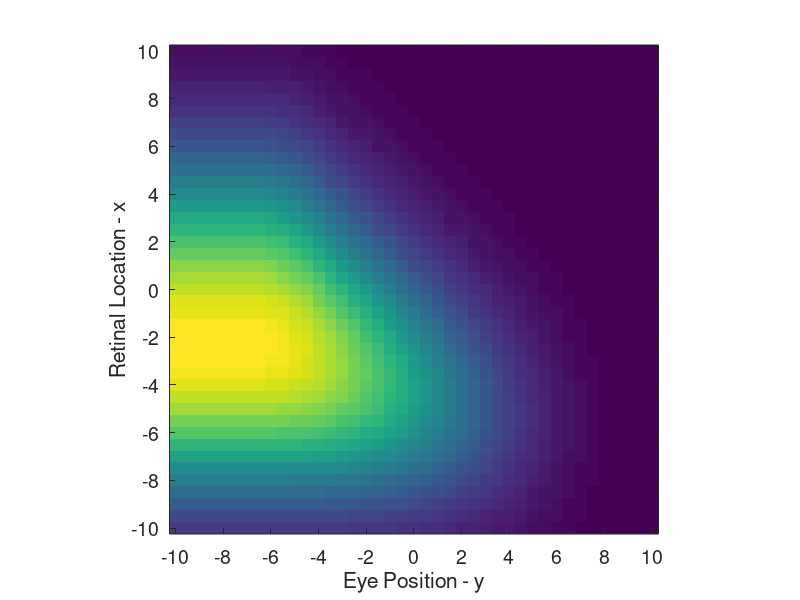
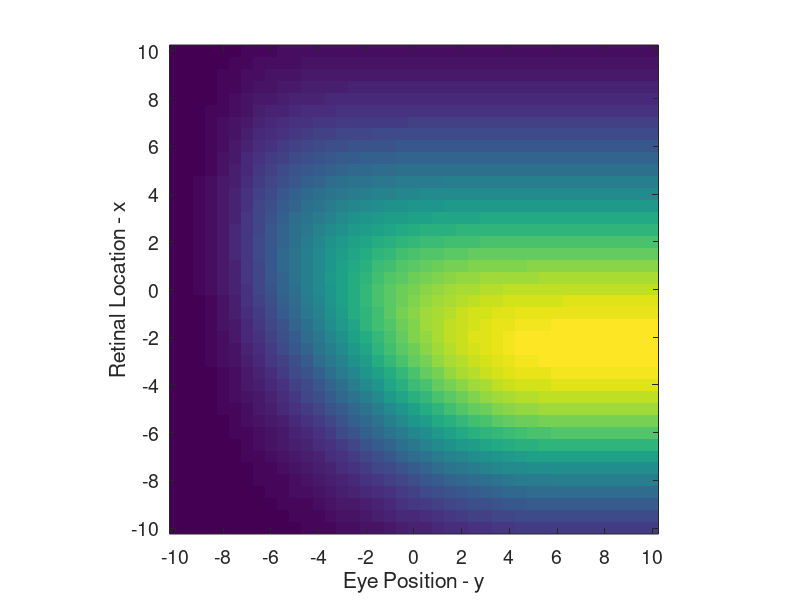
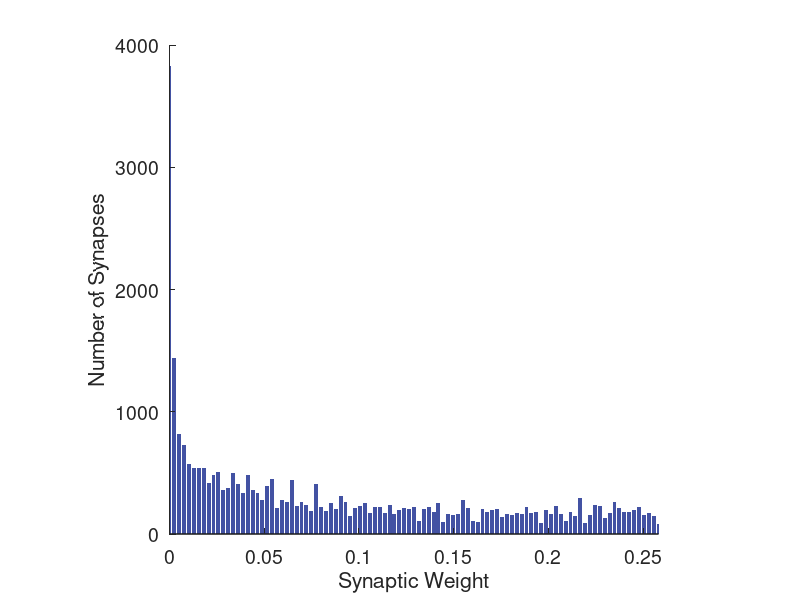

These figures' MATLAB source, in order:

function salinas_learning()

    % Output neuron prefernce
    h_prefs = -4:1:4;
    numOutputUnits = length(h_prefs);

    % Response params
    R_max = 1;
    M = 3;
    sigma = 3;
    
    % Learning parameter
    k = 0;
    
    % Training stimuli
    training_ret = -6.5:1:6.5;
    training_eye = -6.5:1:6.5;
    numTrainingInputs = length(training_ret)*length(training_eye);

    % Size of space
    eye_size = 10;
    ret_size = 10;

    % Setup input neuron preferences
    pref_dist = 0.5;
    eye_prefs = -eye_size:pref_dist:eye_size;
    ret_prefs = fliplr(-ret_size:pref_dist:ret_size);
    
    % Response history
    input_positiveslope_history = zeros(length(ret_prefs), length(eye_prefs), numTrainingInputs);
    input_negativeslope_history = zeros(length(ret_prefs), length(eye_prefs), numTrainingInputs);
    output_history = zeros(numTrainingInputs, numOutputUnits);
    
    % Computing mesh used to evaluate input layer
    [eye_mesh ret_mesh] = meshgrid(eye_prefs, ret_prefs);
    
    %% Compute input and output responses
    % Iterate all combinations of ret,eye locations to train: could have
    % vectorized, but what the heck
    n = 1;
    for r=1:length(training_ret),
        
        for e=1:length(training_eye),
            
            % Get stimuli
            ret = training_ret(r);
            eye = training_eye(e);
            
            % Sensory layer response
            total_positive = sensory_layer_response(eye, ret, 1);
            total_negative = sensory_layer_response(eye, ret, -1);
            
            % Motor layer response
            g = exp(-(h_prefs - (ret + eye)).^2/(2*sigma^2));
            
            % Save data
            input_positiveslope_history(:, :, n) = total_positive;
            input_negativeslope_history(:, :, n) = total_negative;
            output_history(n,:) = g;
            
            % Increment training nr counter
            n = n + 1;
        end
    end
    
    %% Make weights
    
    % Seight vectors of output neuron
    weights_positiveslope = zeros(length(ret_prefs), length(eye_prefs), numOutputUnits);
    weights_negativeslope = zeros(length(ret_prefs), length(eye_prefs), numOutputUnits);
    
    for r=1:length(ret_prefs), % could have vectorized, but why bother, need to finish quick!
        for e=1:length(eye_prefs),
            for h =1:numOutputUnits,
                weights_positiveslope(r,e,h) = mean(squeeze(input_positiveslope_history(r, e, :)) .* output_history(:,h)) - k;
                weights_negativeslope(r,e,h) = mean(squeeze(input_negativeslope_history(r, e, :)) .* output_history(:,h)) - k;
            end
        end
    end
    
    %% Show Weights of neuron 1
    showPrettyWeightVector(weights_negativeslope(:,:,1));
    showPrettyWeightVector(weights_positiveslope(:,:,1));
    
    %% Analyze weight distribution
    figure;

    data = [weights_positiveslope(:)' weights_negativeslope(:)'];
    max_deviation = max(data);
    min_deviation = min(data);
    ticks = min_deviation:(max_deviation-min_deviation)/100:max_deviation;
    
    hdist = hist(data, ticks);

    hBar = bar(ticks,hdist','stacked','LineStyle','none');
    set(hBar(1),'FaceColor', [67,82,163]/255); %, {'EdgeColor'}, edgeColors

    xlim([min_deviation max_deviation]);
    
    hXLabel = xlabel('Synaptic Weight');
    hYLabel = ylabel('Number of Synapses');

    set([hYLabel hXLabel], 'FontSize', 16);
    set(gca, 'FontSize', 14);
    box off
    
    axis square
    
    %% weight vector display 
    function showPrettyWeightVector(w)
        
        figure
        imagesc(w);
        hXLabel = xlabel('Eye Position - y');
        hYLabel = ylabel('Retinal Location - x');
        set([hYLabel hXLabel], 'FontSize', 16);

        set(gca, 'FontSize', 14);
        axis square;
        
        % axis ticks
        dist = 2/pref_dist;
        
        % x axis ticks
        eyeTicks = 1:length(eye_prefs);
        eyeTicks = eyeTicks(1:dist:end);
        eyeLabels = eye_prefs(1:dist:end);
        eyeCellLabels = cell(1,length(eyeLabels));
        for l=1:length(eyeLabels),
          eyeCellLabels{l} = [num2str(eyeLabels(l))];
        end
        
        set(gca,'XTick', eyeTicks);
        set(gca,'XTickLabel', eyeCellLabels);
        
        % y axis
        retTicks = 1:length(ret_prefs);
        retTicks = retTicks(1:dist:end);
        retLabels = ret_prefs(1:dist:end);
        retCellLabels = cell(1,length(retLabels));
        for l=1:length(retLabels),
          retCellLabels{l} = [num2str(retLabels(l))];
        end

        set(gca,'YTick', retTicks);
        set(gca,'YTickLabel',retCellLabels);
        
    end


    
    %% Evaluate input layer
    function f = sensory_layer_response(eye, ret, slopesign)
        
        % eye
        gain = slopesign*(eye_mesh - eye) + M; % abs
        
        gain(gain < 0) = 0;
        gain(gain > M) = M;
        
        % ret
        gauss = (R_max/M)*exp(-(ret_mesh-ret).^2/(2*sigma^2));
        
        % f
        f = gauss.*gain;

    end

end